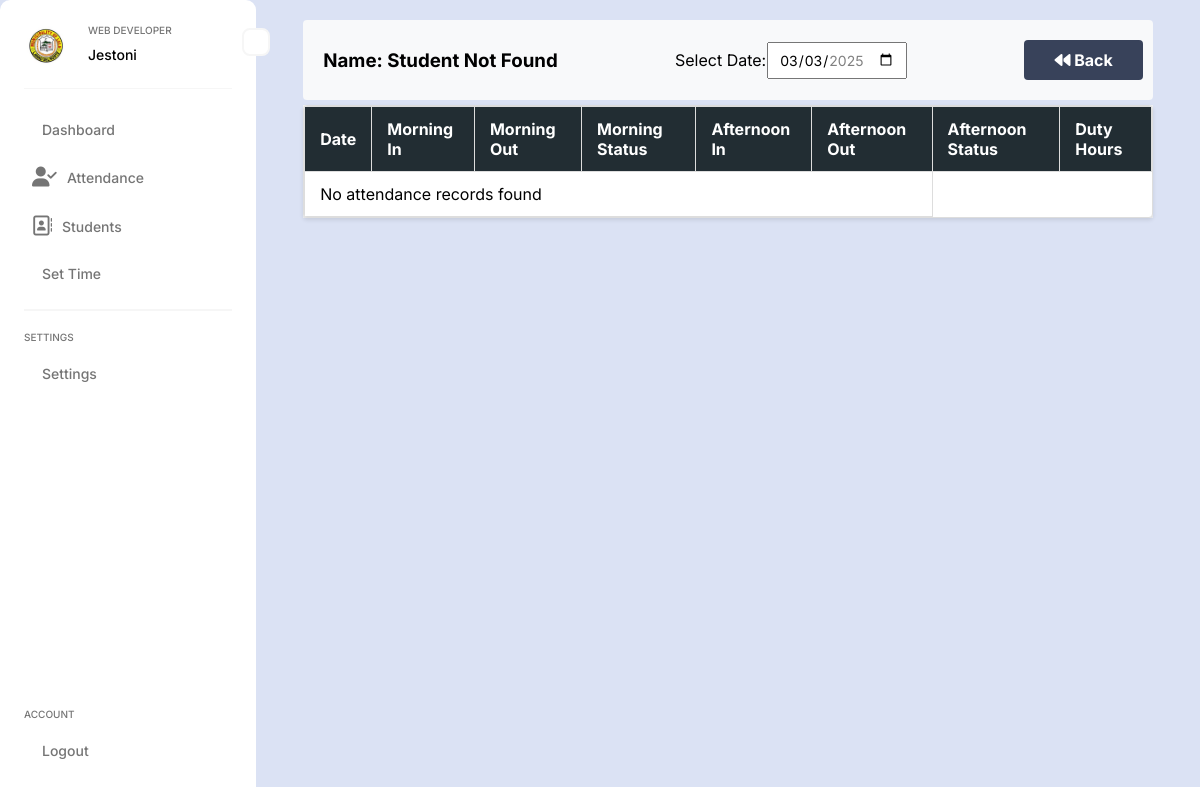
Before: /ADMIN/student_records.php?id=123 with the older database file.
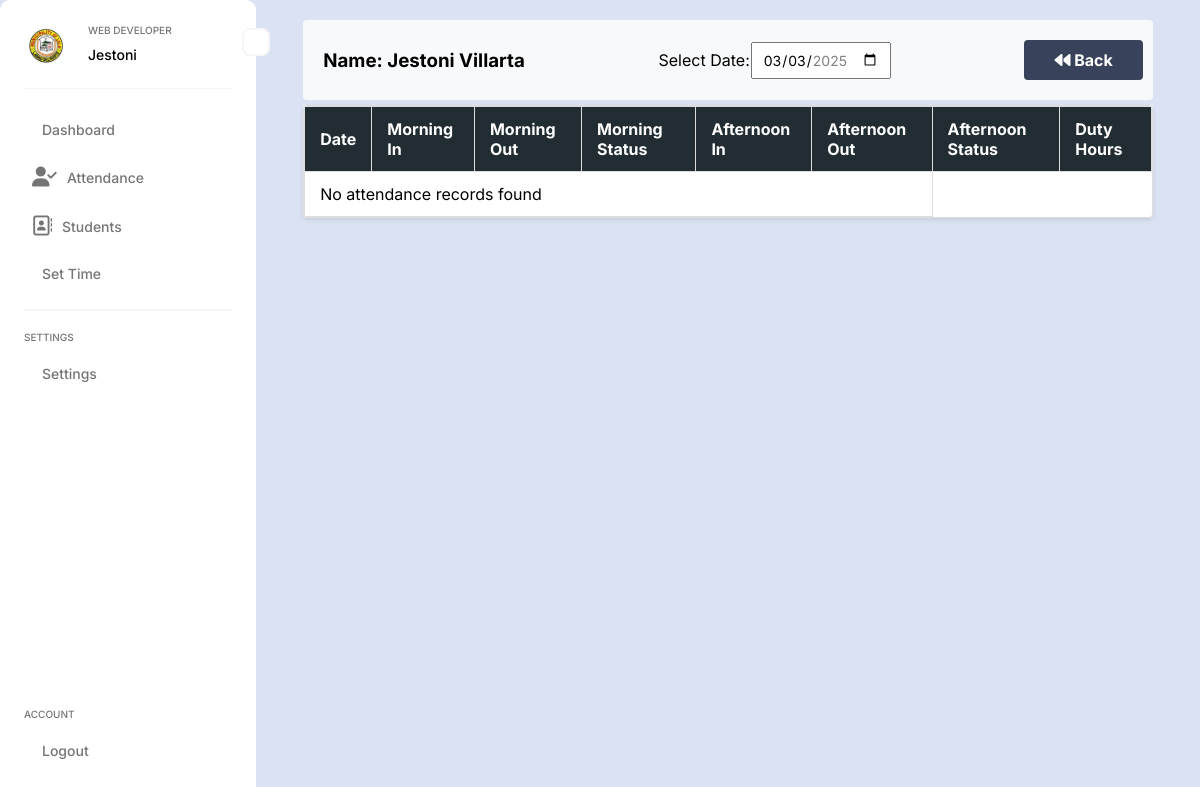
After: the same page with the newer database file.
### tables this page shows
CREATE TABLE `student_tbl` (
  `ID` int(11) NOT NULL,
  `STUDENT_ID` varchar(50) NOT NULL,
  `FIRST_NAME` varchar(50) NOT NULL,
  `LAST_NAME` varchar(50) NOT NULL,
  `GENDER` varchar(50) NOT NULL,
  `EMAIL` varchar(50) NOT NULL,
  `CONTACT` varchar(50) NOT NULL,
  `ADDRESS` varchar(50) NOT NULL
);

### ADMIN/student_records.php (the view, shortened to what this page needs)
<?php
include '../CONNECTION/connection.php';
$student_id = isset($_GET['id']) ? $_GET['id'] : '';
$student = null;
if (!empty($student_id)) {
    $stmt = $conn->prepare("SELECT FIRST_NAME, LAST_NAME FROM student_tbl WHERE STUDENT_ID = ?");
    $stmt->bind_param("s", $student_id);
    $stmt->execute();
    $student_result = $stmt->get_result();
    $student = $student_result->fetch_assoc();
}
$search_date = date("Y-m-d");
$date_query = "SELECT DISTINCT `DATE` FROM `attendance_tbl` ORDER BY `DATE` DESC";
$date_result = $conn->query($date_query);
$dates = [];
while ($date_row = $date_result->fetch_assoc()) {
    $dates[] = $date_row['DATE'];
}
$sql = "SELECT `DATE`, `MORNING_TIME_IN`, `MORNING_TIME_OUT`, `MORNING_STATUS`,
                `AFTERNOON_TIME_IN`, `AFTERNOON_TIME_OUT`, `AFTERNOON_STATUS`, `DUTY_HOURS`
        FROM `attendance_tbl`
        WHERE `DATE` = ? AND `STUDENT_ID` = ?";
$stmt = $conn->prepare($sql);
$stmt->bind_param("ss", $search_date, $student_id);
$stmt->execute();
$attendance_result = $stmt->get_result();
?>
<!DOCTYPE html>
<html lang="en">
<head>
    <link rel="stylesheet" href="CSS/student_records.css">
    <link rel="stylesheet" href="https://cdnjs.cloudflare.com/ajax/libs/font-awesome/6.7.2/css/all.min.css" />
</head>
<body>
<div class="container">
    <div class="nav">
        <?php include 'sidenav.php'; ?>
    </div>
    <div class="content-container">
    <div class="table-calendar-wrapper">
        <h3>
        <label> Name: </label>
            <?php
                echo isset($student['FIRST_NAME']) && isset($student['LAST_NAME'])
                    ? htmlspecialchars($student['FIRST_NAME'] . ' ' . $student['LAST_NAME'])
                    : "Student Not Found";
            ?>
        </h3>
        <div class="calendar-container">
            <form method="GET" id="dateForm">
                <label for="dateSelect">Select Date:</label>
                <input type="date" name="search_date" id="dateSelect"
                    value="<?php echo htmlspecialchars($search_date); ?>"
                    <?php if (!empty($dates)) { ?>
                        min="<?php echo min($dates); ?>" max="<?php echo max($dates); ?>"
                    <?php } ?>
                    onchange="document.getElementById('dateForm').submit()">
            </form>
        </div>
        <a href="student.php" class="back-btn"><i class="fa-solid fa-backward"></i> Back</a>
    </div>
    <div class="table-wrapper">
        <div class="table-container">
            <table>
                <thead>
                    <tr>
                        <th>Date</th>
                        <th>Morning In</th>
                        <th>Morning Out</th>
                        <th>Morning Status</th>
                        <th>Afternoon In</th>
                        <th>Afternoon Out</th>
                        <th>Afternoon Status</th>
                        <th>Duty Hours</th>
                    </tr>
                </thead>
                <tbody>
                    <?php
                    if ($attendance_result->num_rows > 0) {
                        while ($row = $attendance_result->fetch_assoc()) {
                            echo "<tr>
                                <td>" . htmlspecialchars($row["DATE"]) . "</td>
                                <td>" . htmlspecialchars($row["MORNING_TIME_IN"]) . "</td>
                                <td>" . htmlspecialchars($row["MORNING_TIME_OUT"]) . "</td>
                                <td>" . htmlspecialchars($row["MORNING_STATUS"]) . "</td>
                                <td>" . htmlspecialchars($row["AFTERNOON_TIME_IN"]) . "</td>
                                <td>" . htmlspecialchars($row["AFTERNOON_TIME_OUT"]) . "</td>
                                <td>" . htmlspecialchars($row["AFTERNOON_STATUS"]) . "</td>
                                <td>" . htmlspecialchars($row["DUTY_HOURS"]) . "</td>
                            </tr>";
                        }
                    } else {
                        echo "<tr><td colspan='6'>No attendance records found</td></tr>";
                    }
                    ?>
                </tbody>
            </table>
        </div>
    </div>
</body>
</html>

Changed rows visible on the page:
added student_tbl: FIRST_NAME+LAST_NAME "Jestoni Villarta"
Other visible differences:
text no longer shown: "Student Not Found"
